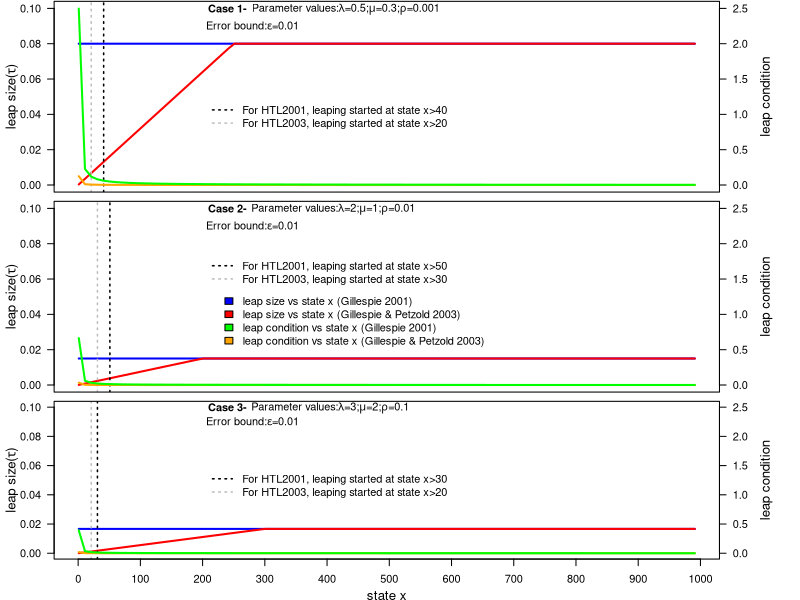

R code for this plot:
####Setting the plot size and resolution (300 dpi)
options(repr.plot.width=8, repr.plot.height=8,repr.plot.res = 300) #Setting plot size

#Based on Gillespie 2001
tau_TotalRate_2001<-function(X,b,d,c,error){
    rate1<- b*X
    #probability of death
    rate2<- d*X
    #probability of catastrophe
    rate3<- c*X
    
    total_rate<- rate1+rate2+rate3 #representing a0(x)
    
     tau<-(error*(b+d))/(abs(b-d)*max(b,d)) 
    leap_condition<- 2/total_rate
    return(list(tau=tau,leap_conditions=leap_condition))
}

#Based on Gillespie & Petzold 2003
tau_TotalRate_2003<-function(X,b,d,c,error){  
   rate1<- b*X
    #probability of death
    rate2<- d*X
    #probability of catastrophe
    rate3<- c*X
    
    total_rate<- rate1+rate2+rate3 #representing a0(x)
     #Computing tau from equation 6 based on Gillespie & Petzold 2003
    Leap_sizes1= (error*(b+d))/(abs(b^2-b*d))
    Leap_sizes2= (error*(b+d))/(abs(b*d-d^2))
    Leap_sizes3= X*(error*(b+d))^2/(b^3+ d*b^2)
    Leap_sizes4= X*(error*(b+d))^2/(b*d^2+ d^3)
    
    #estimate of the tau leap size
    tau=min(Leap_sizes1,Leap_sizes2,Leap_sizes3,Leap_sizes4)  
     leap_condition<- 1/(10*total_rate)
    return(list(tau=tau,leap_condition= leap_condition))
}

#Based on Gillespie & Petzold 2003
tau_TotalRate_2003_2<-function(X,b,d,c,error){  
   rate1<- b*X
    #probability of death
    rate2<- d*X
    #probability of catastrophe
    rate3<- c*X
    
    total_rate<- rate1+rate2+rate3 #representing a0(x)
     #Computing tau from equation 6 based on Gillespie & Petzold 2003
    Leap_sizes1= (error*(b+d))/ (abs(b-d)*max(b,d))
    Leap_sizes2= X*(error*(b+d))^2/((b+d)*max(b^2,d^2))
    
    #estimate of the tau leap size
    tau=min(Leap_sizes1,Leap_sizes2)  
     leap_condition<- 1/(10*total_rate)
    return(list(tau=tau,leap_condition= leap_condition))
}

state<-seq(100,300,by=10)

 for (i in seq_along(state)) print(tau_TotalRate_2003(X=state[i],b=0.5,d=0.3,c=0.001,error=0.01)$tau)

state<- seq(100,300,by=10)

for (i in seq_along(state)) print(tau_TotalRate_2003_2(X=state[i],b=0.5,d=0.3,c=0.001,error=0.01)$tau)


tau2001=tau2003=results2001=results2003=leapCondition2001=leapCondition2003=NULL

state<- seq(1,1000,by=10)
tau2001[["case1"]]=leapCondition2001[["case1"]]=numeric(length(state))
tau2001[["case2"]]=leapCondition2001[["case2"]]=numeric(length(state))
tau2001[["case3"]]=leapCondition2001[["case3"]]=numeric(length(state))

for(i in seq_along(state)) {
results2001[["case1"]]<- tau_TotalRate_2001(X=state[i],b=0.5,d=0.3,c=0.001,error=0.01)
results2001[["case2"]]<- tau_TotalRate_2001(X=state[i],b=2,d=1,c=0.01,error=0.01)  
results2001[["case3"]]<- tau_TotalRate_2001(X=state[i],b=3,d=2,c=0.1,error=0.01)
    
tau2001[["case1"]][i]<-results2001[["case1"]]$tau
tau2001[["case2"]][i]<-results2001[["case2"]]$tau
tau2001[["case3"]][i]<-results2001[["case3"]]$tau
    
leapCondition2001[["case1"]][i]<-results2001[["case1"]]$leap_condition
leapCondition2001[["case2"]][i]<-results2001[["case2"]]$leap_condition
leapCondition2001[["case3"]][i]<-results2001[["case3"]]$leap_condition
}

state<- seq(1,1000,by=10)
tau2003[["case1"]]=leapCondition2003[["case1"]]=numeric(length(state))
tau2003[["case2"]]=leapCondition2003[["case2"]]=numeric(length(state))
tau2003[["case3"]]=leapCondition2003[["case3"]]=numeric(length(state))

for(i in seq_along(state)) {
results2003[["case1"]]<- tau_TotalRate_2003(X=state[i],b=0.5,d=0.3,c=0.001,error=0.01)
results2003[["case2"]]<- tau_TotalRate_2003(X=state[i],b=2,d=1,c=0.01,error=0.01)  
results2003[["case3"]]<- tau_TotalRate_2003(X=state[i],b=3,d=2,c=0.1,error=0.01)
    
tau2003[["case1"]][i]<-results2003[["case1"]]$tau
tau2003[["case2"]][i]<-results2003[["case2"]]$tau
tau2003[["case3"]][i]<-results2003[["case3"]]$tau
    
leapCondition2003[["case1"]][i]<-results2003[["case1"]]$leap_condition
leapCondition2003[["case2"]][i]<-results2003[["case2"]]$leap_condition
leapCondition2003[["case3"]][i]<-results2003[["case3"]]$leap_condition
}

# setting working directory
setwd("/Users/clementtwumasi/Desktop/BDC_Paper_Journal_of_Applied_Probability /LeapSize_conditions_results")

data=NULL
data[["case1"]]= data.frame(state=state,tau2001=tau2001[["case1"]],
                  leapCondition2001=leapCondition2001[["case1"]],tau2003=tau2003[["case1"]],
                 leapCondition2003=leapCondition2003[["case1"]])

data[["case2"]]= data.frame(state=state,tau2001=tau2001[["case2"]],
                  leapCondition2001=leapCondition2001[["case2"]],tau2003=tau2003[["case2"]],
                 leapCondition2003=leapCondition2003[["case2"]])

data[["case3"]]= data.frame(state=state,tau2001=tau2001[["case3"]],
                  leapCondition2001=leapCondition2001[["case3"]],tau2003=tau2003[["case3"]],
                 leapCondition2003=leapCondition2003[["case3"]])

write.csv(data[["case1"]],"LeapSize_State_Condition_Results1.csv")
write.csv(data[["case2"]],"LeapSize_State_Condition_Results2.csv")
write.csv(data[["case3"]],"LeapSize_State_Condition_Results3.csv")

state[which(tau2001$case1==tau2003$case1)]

state[which(tau2001$case2==tau2003$case2)]

#For tau-leaping (For Gillespie) X>=41 and no leaping for X<=31
#state[which(tau2001>leapCondition2001)]
paste("For Gillespie 2001, leaping starts when state x>=",min(state[which(tau2001[["case1"]]>leapCondition2001[["case1"]])]),
      
      "","where the fixed leap size=","",tau2001[["case1"]][which(tau2001[["case1"]]>leapCondition2001[["case1"]])[1]],"",
     "and leap condition >=",leapCondition2001[["case1"]][which(tau2001[["case1"]]>leapCondition2001[["case1"]])[1]])

#0.00672	0.0059449498
#For tau-leaping (For Gillespie) X>=21 and no leaping for X<=11
#state[which(tau2003>leapCondition2003)]

paste("For Gillespie & Petzold 2003, leaping starts when state x>=",
      min(state[which(tau2003[["case1"]]>leapCondition2003[["case1"]])]),
      
      "","where the leap size >=","",tau2003[["case1"]][[which(tau2003[["case1"]]>leapCondition2003[["case1"]])[1]]],"",
     "and leap condition >=",leapCondition2003[["case1"]][[which(tau2003[["case1"]]>leapCondition2003[["case1"]])[1]]])

#For tau-leaping (For Gillespie) X>=51 and no leaping for X<=41
#state[which(tau2001>leapCondition2001)]
paste("For Gillespie 2001, leaping starts when state x>=",min(state[which(tau2001[["case2"]]>leapCondition2001[["case2"]])]),
      
      "","where the fixed leap size=","",tau2001[["case2"]][which(tau2001[["case2"]]>leapCondition2001[["case2"]])[1]],"",
     "and leap condition >=",leapCondition2001[["case2"]][which(tau2001[["case2"]]>leapCondition2001[["case2"]])[1]])


#For tau-leaping (For Gillespie) X>=31 and no leaping for X<=21
#state[which(tau2003>leapCondition2003)]

paste("For Gillespie & Petzold 2003, leaping starts when state x>=",
      min(state[which(tau2003[["case2"]]>leapCondition2003[["case2"]])]),
      
      "","where the leap size >=","",tau2003[["case2"]][[which(tau2003[["case2"]]>leapCondition2003[["case2"]])[1]]],"",
     "and leap condition >=",leapCondition2003[["case2"]][[which(tau2003[["case2"]]>leapCondition2003[["case2"]])[1]]])

#For tau-leaping (For Gillespie) X>=31 and no leaping for X<=21
#state[which(tau2001>leapCondition2001)]
paste("For Gillespie 2001, leaping starts when state x>=",min(state[which(tau2001[["case3"]]>leapCondition2001[["case3"]])]),
      
      "","where the fixed leap size=","",tau2001[["case3"]][which(tau2001[["case3"]]>leapCondition2001[["case3"]])[1]],"",
     "and leap condition >=",leapCondition2001[["case3"]][which(tau2001[["case3"]]>leapCondition2001[["case3"]])[1]])


#For tau-leaping (For Gillespie) X>=21 and no leaping for X<=11
#state[which(tau2003>leapCondition2003)]

paste("For Gillespie & Petzold 2003, leaping starts when state x>=",
      min(state[which(tau2003[["case3"]]>leapCondition2003[["case3"]])]),
      
      "","where the leap size >=","",tau2003[["case3"]][[which(tau2003[["case3"]]>leapCondition2003[["case3"]])[1]]],"",
     "and leap condition >=",leapCondition2003[["case3"]][[which(tau2003[["case3"]]>leapCondition2003[["case3"]])[1]]])



## add extra space to right margin of plot within frame
#par(mar=c(5, 4, 4, 6) + 0.1)

o<-par(mar=c(0.5, 4, 0, 6) + 0.1)
#o<-par(mar=c(0,4,2,2))#Run this before the code below

nf<-layout(matrix(1:3, nrow=3,ncol=1))


#### FIRST PLOT ####
## Plot first set of data and draw its axis

plot(state,tau2001[["case1"]],type="l",col="blue",lwd=2,ylab="",xlab="",
    ylim=c(0,.1),axes=FALSE)

lines(state,tau2003[["case1"]],col="red",lwd=2,ylab="",xlab="")
abline(v=41,col="black",lty=3,lwd=1.5)
abline(v=21,col="grey",lty=3,lwd=1.5)


text1<- c("For HTL2001, leaping started at state x>40",
         "For HTL2003, leaping started at state x>20")
legend(x = 200, y = 0.05, legend = text1,
       col = c("black", "grey"), lty = 3, lwd = 1.5, bty = "n", cex = 1)

# text(400,0.04, paste("For Gillespie 2001, leaping started at state x>40"),col="black",font=2)
# text(440,0.03, paste("For Gillespie & Petzold 2003, leaping started at state x>20"),col="grey",font=2)







axis(2, ylim=c(0,0.1),col="black",las=1,xaxt = "n")  ## las=1 makes horizontal labels

mtext(expression(paste("leap size","(",tau,")") ),side=2,line=2.5,cex=.8)
box()


text(240,.1, "Case 1-",col="black",lwd=3,font=2)

text(430,.0995, expression(paste("Parameter values:"
                ,lambda,"=0.5",";","", mu,"=0.3",";",rho,"=0.001") ),
    col="black",lwd=3,font=2)

text(280,.09, expression(paste("Error bound:"
                ,epsilon,"=0.01") ),col="black",lwd=3,font=2)



## Allow a second plot on the same graph
par(new=TRUE)

## Plot the second plot and put axis scale on right
plot(state,leapCondition2003[["case1"]],type="l",col="orange",lwd=2,ylab="",
    xlab="",axes=FALSE,ylim=c(0,2.5))
lines(state,leapCondition2001[["case1"]],type="l",col="green",lwd=2)
mtext("leap condition",side=4,col="black",line=3,cex=.8) 
axis(4, ylim=c(0,2.5), col="black",col.axis="black",las=1)


## Draw the time axis
axis(1,pretty(range(state),10),xaxt = "n")
#mtext("state x",side=1,col="black",line=2.3)  



########SECOND PLOT #######
#par(mar=c(0, 4, 4, 6) + 0.1)
#par(mar=c(0,4,2,2)
#o<-par(mar=c(0,4,0,2))

#o<-par(mar=c(0, 4, 2, 6) + 0.1)
par(mar=c(0.5, 4, 0, 6) + 0.1)
## Plot first set of data and draw its axis

plot(state,tau2001[["case2"]],type="l",col="blue",lwd=2,ylab="",xlab="",
    ylim=c(0,.1),axes=FALSE)

lines(state,tau2003[["case2"]],col="red",lwd=2,ylab="",xlab="")

abline(v=51,col="black",lty=3,lwd=1.5)


text2<- c("For HTL2001, leaping started at state x>50",
         "For HTL2003, leaping started at state x>30")
legend(x = 200, y = 0.075, legend = text2,
       col = c("black", "grey"), lty = 3, lwd = 1.5, bty = "n", cex = 1)



# text(400,0.07, paste("For Gillespie 2001, leaping started at state x>50"),col="black",font=2)
# text(440,0.06, paste("For Gillespie & Petzold 2003, leaping started at state x>30"),col="grey",font=2)


abline(v=31,col="grey",lty=3,lwd=1.5)


axis(2, ylim=c(0,0.1),col="black",las=1,xaxt = "n")  ## las=1 makes horizontal labels

mtext(expression(paste("leap size","(",tau,")") ),side=2,line=2.5,cex=.8)
box()


text(240,.1, "Case 2-",col="black",lwd=3,font=2)

text(410,.0995, expression(paste("Parameter values:"
                ,lambda,"=2",";","", mu,"=1",";",rho,"=0.01") ),
    col="black",lwd=3,font=2)

text(280,.09, expression(paste("Error bound:"
                ,epsilon,"=0.01") ),col="black",lwd=3,font=2)


text<-c("leap size vs state x (Gillespie 2001)","leap size vs state x (Gillespie & Petzold 2003)",
       "leap condition vs state x (Gillespie 2001)","leap condition vs state x (Gillespie & Petzold 2003)")

 legend(x=220,y=.055,legend = text,col=c("blue","red","green","orange"),bty = "n",
       cex=1, horiz = FALSE,pt.cex = 1,fill=c("blue","red","green","orange"),ncol=1)





## Allow a second plot on the same graph
par(new=TRUE)

## Plot the second plot and put axis scale on right
plot(state,leapCondition2003[["case2"]],type="l",col="orange",lwd=2,ylab="",
    xlab="",axes=FALSE,ylim=c(0,2.5))
lines(state,leapCondition2001[["case2"]],type="l",col="green",lwd=2)
mtext("leap condition",side=4,col="black",line=3,cex=.8) 
axis(4, ylim=c(0,2.5), col="black",col.axis="black",las=1)


## Draw the time axis
axis(1,pretty(range(state),10),xaxt = "n")
#mtext("state x",side=1,col="black",line=2.3)  




########THIRD PLOT #######
#par(mar=c(4,4,0,2))
#par(mar=c(5, 4, 0, 6) + 0.1)
par(mar=c(3, 4, 0, 6) + 0.1)
## Plot first set of data and draw its axis

plot(state,tau2001[["case3"]],type="l",col="blue",lwd=2,ylab="",xlab="",
    ylim=c(0,.1),axes=FALSE)

lines(state,tau2003[["case3"]],col="red",lwd=2,ylab="",xlab="")

abline(v=31,col="black",lty=3,lwd=1.5)


text3<- c("For HTL2001, leaping started at state x>30",
         "For HTL2003, leaping started at state x>20")
legend(x = 200, y = 0.06, legend = text3,
       col = c("black", "grey"), lty = 3, lwd = 1.5, bty = "n", cex = 1)

# text(400,0.06, paste("For Gillespie 2001, leaping started at state x>30"),col="black",font=2)
# text(440,0.05, paste("For Gillespie & Petzold 2003, leaping started at state x>20"),col="grey",font=2)


abline(v=21,col="grey",lty=3,lwd=1.5)


axis(2, ylim=c(0,0.1),col="black",las=1,xaxt = "n")  ## las=1 makes horizontal labels

mtext(expression(paste("leap size","(",tau,")") ),side=2,line=2.5,cex=.8)
box()


text(240,.1, "Case 3-",col="black",lwd=3,font=2)

text(405,.0995, expression(paste("Parameter values:"
                ,lambda,"=3",";","", mu,"=2",";",rho,"=0.1") ),
    col="black",lwd=3,font=2)

text(280,.09, expression(paste("Error bound:"
                ,epsilon,"=0.01") ),col="black",lwd=3,font=2)



## Allow a second plot on the same graph
par(new=TRUE)

## Plot the second plot and put axis scale on right
plot(state,leapCondition2003[["case3"]],type="l",col="orange",lwd=2,ylab="",
    xlab="",axes=FALSE,ylim=c(0,2.5))
lines(state,leapCondition2001[["case3"]],type="l",col="green",lwd=2)
mtext("leap condition",side=4,col="black",line=3, cex=.8) 
axis(4, ylim=c(0,2.5), col="black",col.axis="black",las=1)


## Draw the time axis
axis(1,pretty(range(state),10))
mtext("state x",side=1,col="black",line=2.3,cex=.8)  



par(o)
